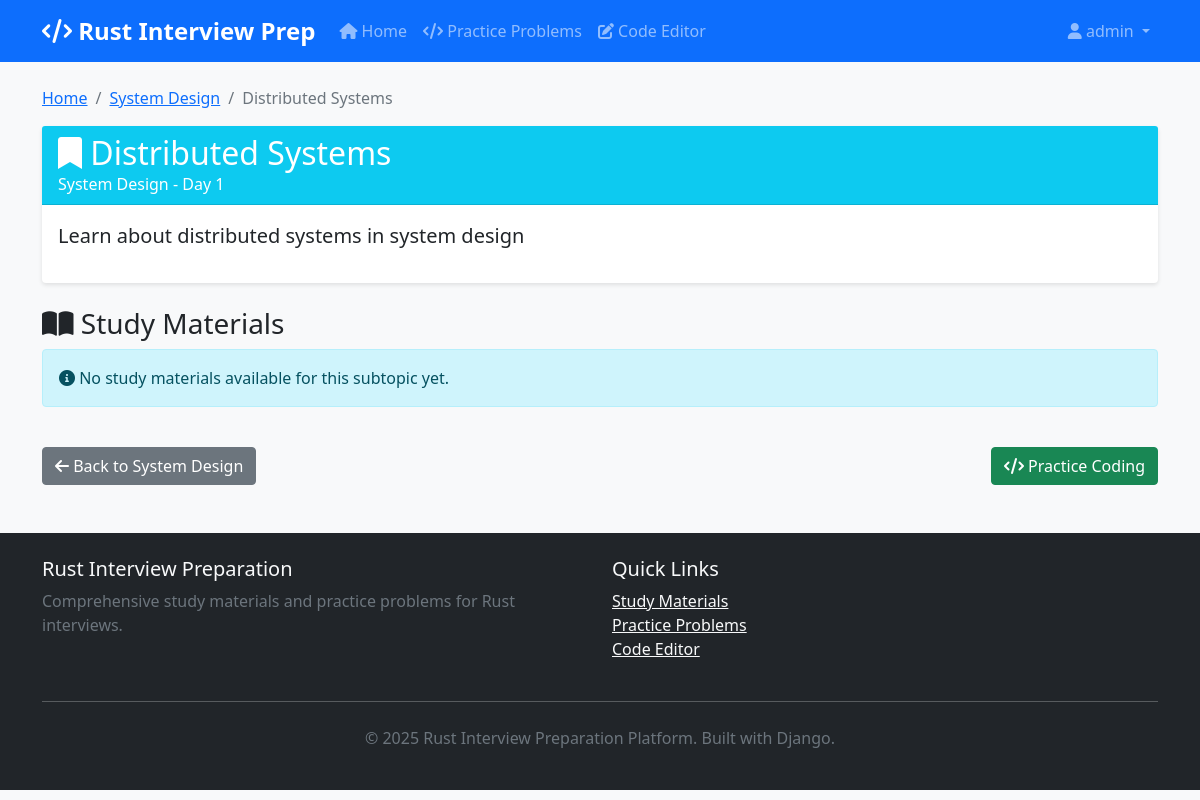
Screenshot of /subtopic/2/ (signed in) with the database file from the repository.
### materials/models.py (models this page shows, shortened)
class Subtopic(models.Model):
    topic = models.ForeignKey(Topic, on_delete=models.CASCADE, related_name='subtopics')
    title = models.CharField(max_length=200)
    description = models.TextField(blank=True)
    order = models.IntegerField(default=0)
    class Meta:
        ordering = ['order']

class Topic(models.Model):
    title = models.CharField(max_length=200)
    description = models.TextField()
    day_number = models.IntegerField()
    order = models.IntegerField(default=0)
    created_at = models.DateTimeField(auto_now_add=True)
    updated_at = models.DateTimeField(auto_now=True)
    class Meta:
        ordering = ['day_number', 'order']

### materials/views.py (the view)
# urls.py: path('subtopic/<int:subtopic_id>/', views.subtopic_detail, name='subtopic_detail'),
def subtopic_detail(request, subtopic_id):
    subtopic = get_object_or_404(Subtopic, id=subtopic_id)
    materials = subtopic.materials.all()
    questions = subtopic.questions.all()
    problems = subtopic.problems.all()
    context = {
        'subtopic': subtopic,
        'materials': materials,
        'questions': questions,
        'problems': problems,
    }
    return render(request, 'materials/subtopic_detail.html', context)

### templates/materials/subtopic_detail.html (shortened to what this page needs)
{% extends 'base.html' %}
{% block content %}
<div class="row">
    <div class="col-md-12">
        <nav aria-label="breadcrumb">
            <ol class="breadcrumb">
                <li class="breadcrumb-item"><a href="{% url 'materials:home' %}">Home</a></li>
                <li class="breadcrumb-item"><a href="{% url 'materials:topic_detail' subtopic.topic.id %}">{{ subtopic.topic.title }}</a></li>
                <li class="breadcrumb-item active">{{ subtopic.title }}</li>
            </ol>
        </nav>
    </div>
</div>
<div class="row">
    <div class="col-md-12">
        <div class="card">
            <div class="card-header bg-info text-white">
                <h2 class="mb-0">
                    <i class="fas fa-bookmark"></i> {{ subtopic.title }}
                </h2>
                <p class="mb-0">{{ subtopic.topic.title }} - Day {{ subtopic.topic.day_number }}</p>
            </div>
            <div class="card-body">
                {% if subtopic.description %}
                    <p class="lead">{{ subtopic.description }}</p>
                {% endif %}
            </div>
        </div>
    </div>
</div>
<div class="row mt-4">
    <div class="col-md-12">
        <h3>
            <i class="fas fa-book-open"></i> Study Materials
        </h3>
    </div>
</div>
<div class="row">
    {% if materials %}
        {% for material in materials %}
        <div class="col-md-12 mb-4">
            <div class="card material-card">
                <div class="card-header d-flex justify-content-between align-items-center">
                    <h5 class="mb-0">{{ material.title }}</h5>
                    <span class="badge bg-primary">{{ material.get_material_type_display }}</span>
                </div>
                <div class="card-body">
                    <div class="material-content">
                        {{ material.content|linebreaks }}
                    </div>
                    {% if material.code_example %}
                    <div class="mt-3">
                        <h6><i class="fas fa-code"></i> Example Code ({{ material.language|upper }})</h6>
                        <pre class="code-example"><code>{{ material.code_example }}</code></pre>
                    </div>
                    {% endif %}
                </div>
            </div>
        </div>
        {% endfor %}
    {% else %}
        <div class="col-12">
            <div class="alert alert-info">
                <i class="fas fa-info-circle"></i> No study materials available for this subtopic yet.
            </div>
        </div>
    {% endif %}
</div>
<div class="row mt-4">
    <div class="col-md-12">
        <div class="d-flex justify-content-between">
            <a href="{% url 'materials:topic_detail' subtopic.topic.id %}" class="btn btn-secondary">
                <i class="fas fa-arrow-left"></i> Back to {{ subtopic.topic.title }}
            </a>
            <a href="{% url 'code_runner:editor' %}" class="btn btn-success">
                <i class="fas fa-code"></i> Practice Coding
            </a>
        </div>
    </div>
</div>
{% endblock %}

### templates/base.html (shortened to what this page needs)
<!DOCTYPE html>
<html lang="en">
<head>
    <link href="https://cdn.jsdelivr.net/npm/bootstrap@5.1.3/dist/css/bootstrap.min.css" rel="stylesheet">
    <link rel="stylesheet" href="https://cdnjs.cloudflare.com/ajax/libs/codemirror/6.0.1/codemirror.min.css">
    <link rel="stylesheet" href="https://cdnjs.cloudflare.com/ajax/libs/codemirror/6.0.1/theme/monokai.min.css">
    <link href="https://cdnjs.cloudflare.com/ajax/libs/font-awesome/6.0.0/css/all.min.css" rel="stylesheet">
    {% load static %}
    <link rel="stylesheet" href="{% static 'css/main.css' %}">
</head>
<body>
    <nav class="navbar navbar-expand-lg navbar-dark bg-primary">
        <div class="container">
            <a class="navbar-brand" href="{% url 'materials:home' %}">
                <i class="fas fa-code"></i> Rust Interview Prep
            </a>
            <div class="collapse navbar-collapse" id="navbarNav">
                <ul class="navbar-nav me-auto">
                    <li class="nav-item">
                        <a class="nav-link" href="{% url 'materials:home' %}">
                            <i class="fas fa-home"></i> Home
                        </a>
                    </li>
                    <li class="nav-item">
                        <a class="nav-link" href="{% url 'materials:practice_problems' %}">
                            <i class="fas fa-code"></i> Practice Problems
                        </a>
                    </li>
                    <li class="nav-item">
                        <a class="nav-link" href="{% url 'code_runner:editor' %}">
                            <i class="fas fa-edit"></i> Code Editor
                        </a>
                    </li>
                </ul>
                <ul class="navbar-nav">
                    {% if user.is_authenticated %}
                        <li class="nav-item dropdown">
                            <a class="nav-link dropdown-toggle" href="#" id="navbarDropdown" role="button" data-bs-toggle="dropdown">
                                <i class="fas fa-user"></i> {{ user.username }}
                            </a>
                        </li>
                    {% else %}
                        <li class="nav-item">
                            <a class="nav-link" href="/admin/">
                                <i class="fas fa-sign-in-alt"></i> Login
                            </a>
                        </li>
                    {% endif %}
                </ul>
            </div>
        </div>
    </nav>
    <main class="container mt-4">
        {% block content %}{% endblock %}
    </main>
    <footer class="bg-dark text-light mt-5 py-4">
        <div class="container">
            <div class="row">
                <div class="col-md-6">
                    <h5>Rust Interview Preparation</h5>
                    <p class="text-muted">Comprehensive study materials and practice problems for Rust interviews.</p>
                </div>
                <div class="col-md-6">
                    <h5>Quick Links</h5>
                    <ul class="list-unstyled">
                        <li><a href="{% url 'materials:home' %}" class="text-light">Study Materials</a></li>
                        <li><a href="{% url 'materials:practice_problems' %}" class="text-light">Practice Problems</a></li>
                        <li><a href="{% url 'code_runner:editor' %}" class="text-light">Code Editor</a></li>
                    </ul>
                </div>
            </div>
            <hr class="my-4">
            <div class="text-center text-muted">
                <p>&copy; 2025 Rust Interview Preparation Platform. Built with Django.</p>
            </div>
        </div>
    </footer>
    {% load static %}
</body>
</html>

### static/css/main.css (style rules this page uses)
body { background-color: #f8f9fa; font-family: 'Segoe UI', Tahoma, Geneva, Verdana, sans-serif; }
.navbar-brand { font-weight: bold; font-size: 1.5rem; }
.card { border: none; box-shadow: 0 2px 4px rgba(0,0,0,0.1); transition: all 0.3s ease; }
footer { margin-top: auto; }
.fade-in { animation: fadeIn 0.5s ease-in; }

### rows the page displays
Subtopic: topic "System Design", title "Distributed Systems", topic.day_number "1", description "Learn about distributed systems in system design"

### other values shown
{{ user.username }} "admin"
